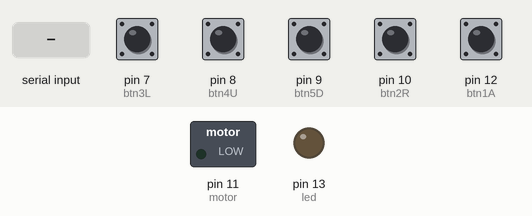
Simulated run of this sketch. Board: Arduino Uno, built with avr-gcc and run on an emulated ATmega328P. Parts: switched loads named in the sketch (green lamp = pin HIGH), output pins drawn as LEDs (lit = HIGH). The inputs (shaded band) are chosen by the test bench; at power-on: pin 7 (btn3L), pin 8 (btn4U), pin 9 (btn5D), pin 10 (btn2R), pin 12 (btn1A) LOW. What the sketch prints to the serial monitor is not drawn.

Above: at 1.2 s.
1.3 s: "2" received over Serial
At 2.4 s:
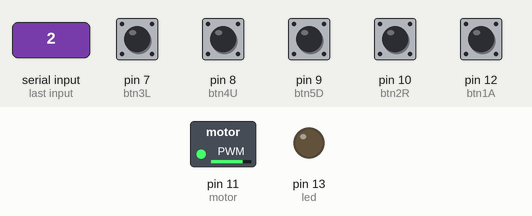
2.8 s: "1" received over Serial
At 3.6 s:
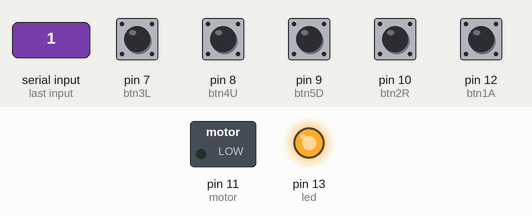
4.4 s: "2" received over Serial
At 4.5 s:
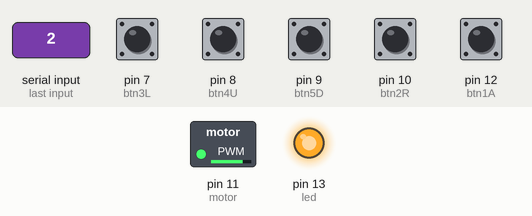
Timing chart, 0 to 7.4 s (numbered marks = the images above; inputs shaded):
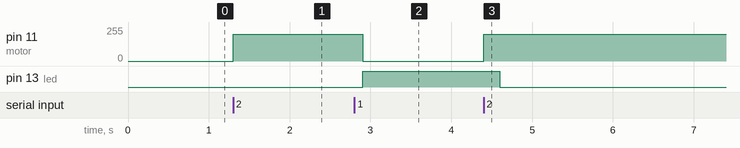

Measured:
- after the input at 1.3 s, pin 11 (motor): 0/255 → 200/255 at once
- after the input at 2.8 s, pin 11 (motor): 200/255 → 0/255 after 0.10 s; pin 13 (led): LOW → HIGH after 0.10 s
- after the input at 4.4 s, pin 11 (motor): 0/255 → 200/255 at once; pin 13 (led): HIGH → LOW after 0.20 s

The sketch:

coenxion_arduino.ino
```cpp
char val;

int led = 13;
//A
int btn1A = 12;
//right
int btn2R = 10;
//down
int btn5D = 9;
//up
int btn4U = 8;
//left
int btn3L = 7;
int motor = 11;

int btn1AState = 0;
int btn2RState = 0;
int btn5DState = 0;
int btn4UState = 0;
int btn3LState = 0;


void setup() {
  Serial.begin(9600);
  pinMode(btn1A, INPUT);
  pinMode(btn2R, INPUT);
  pinMode(btn5D, INPUT);
  pinMode(btn4U, INPUT);
  pinMode(btn3L, INPUT);
  pinMode(led, OUTPUT);
  pinMode(motor, OUTPUT);

}

void loop() {

  btn1AState = digitalRead(btn1A);
  btn2RState = digitalRead(btn2R);
  btn5DState = digitalRead(btn5D);
  btn4UState = digitalRead(btn4U);
  btn3LState = digitalRead(btn3L);

  if (btn2RState == HIGH ) {
    Serial.print(2);

  }
  else if (btn3LState == HIGH ) {
    Serial.print(3);

  } else if ( btn4UState == HIGH ) {
    Serial.print(4);


  } else if (btn5DState) {
    Serial.print(5);

  }
  else if (btn1AState == HIGH) {
    Serial.print(1);

  } else {
    Serial.print(0);
    //analogWrite(motor, 0);
    // digitalWrite(led, LOW);
  }
  if (Serial.available ( )) {   // Checking if the Processing IDE has send a value or not
    val = Serial.read();
  }

   if (val == '2') {
    analogWrite(motor, 200);
    delay(200);
  } else {
    analogWrite(motor, 0);
  }
  //----------------------

  if (val == '1') {
    digitalWrite(led, HIGH);

  } else {
    digitalWrite(led, LOW);
  }
}
```
